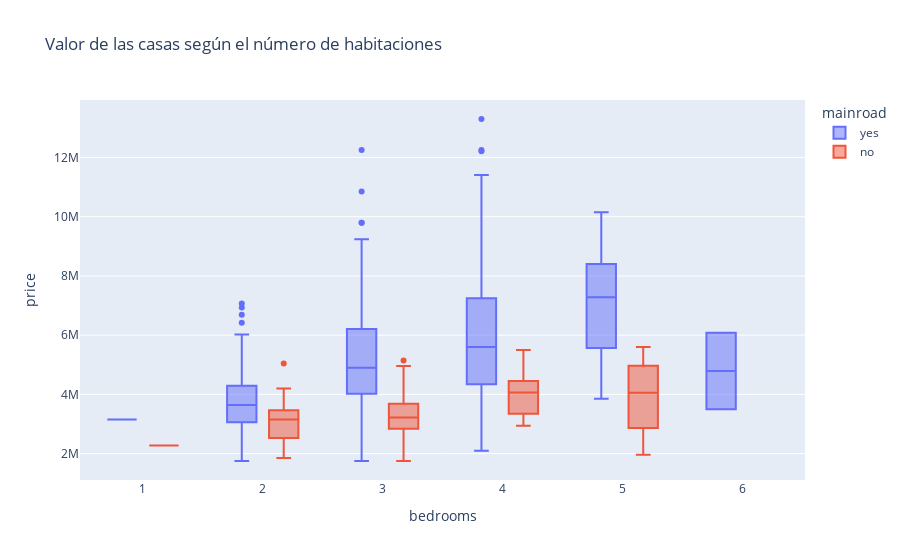

Notebook cell for this chart:
### Code cell
# Vemos el valor de las casas según el número de habitaciones y mainroad
px.box(df, x='bedrooms', y='price', title='Valor de las casas según el número de habitaciones', color="mainroad")

### Figure 1 — Plotly figure (JSON) as saved in the notebook; plotly's stock layout.template omitted (floating-point values rounded to 4 significant figures; data arrays with more than 128 entries replaced by an {"elided": "..."} marker saying what was removed)
{"data": [{"alignmentgroup": "True", "hovertemplate": "mainroad=yes<br>bedrooms=%{x}<br>price=%{y}<extra></extra>", "legendgroup": "yes", "marker": {"color": "#636efa"}, "name": "yes", "notched": false, "offsetgroup": "yes", "orientation": "v", "showlegend": true, "type": "box", "x": {"elided": "468 int values"}, "x0": " ", "xaxis": "x", "y": {"elided": "468 int values"}, "y0": " ", "yaxis": "y"}, {"alignmentgroup": "True", "hovertemplate": "mainroad=no<br>bedrooms=%{x}<br>price=%{y}<extra></extra>", "legendgroup": "no", "marker": {"color": "#EF553B"}, "name": "no", "notched": false, "offsetgroup": "no", "orientation": "v", "showlegend": true, "type": "box", "x": [5, 4, 4, 4, 3, 2, 3, 3, 3, 5, 3, 4, 4, 2, 4, 3, 4, 3, 4, 3, 3, 2, 5, 4, 3, 2, 3, 3, 2, 3, 3, 3, 3, 4, 2, 3, 3, 2, 4, 2, 2, 3, 3, 2, 2, 3, 3, 3, 3, 3, 4, 3, 4, 3, 2, 3, 2, 3, 3, 2, 3, 3, 2, 3, 3, 3, 2, 2, 2, 1, 3, 3, 2, 5, 2, 3, 3], "x0": " ", "xaxis": "x", "y": [5600000, 5495000, 5250000, 5215000, 5145000, 5040000, 4956000, 4900000, 4410000, 4340000, 4270000, 4200000, 4200000, 4200000, 4200000, 4200000, 4060000, 4007500, 3990000, 3990000, 3990000, 3815000, 3773000, 3773000, 3703000, 3675000, 3640000, 3640000, 3570000, 3500000, 3500000, 3500000, 3493000, 3360000, 3360000, 3360000, 3353000, 3290000, 3290000, 3255000, 3255000, 3220000, 3220000, 3150000, 3150000, 3150000, 3115000, 3080000, 3010000, 3010000, 2975000, 2940000, 2940000, 2940000, 2940000, 2940000, 2870000, 2835000, 2835000, 2835000, 2660000, 2660000, 2604000, 2520000, 2520000, 2485000, 2450000, 2408000, 2275000, 2275000, 2240000, 2233000, 2135000, 1960000, 1855000, 1767150, 1750000], "y0": " ", "yaxis": "y"}], "layout": {"boxmode": "group", "legend": {"title": {"text": "mainroad"}, "tracegroupgap": 0}, "title": {"text": "Valor de las casas según el número de habitaciones"}, "xaxis": {"anchor": "y", "domain": [0, 1], "title": {"text": "bedrooms"}}, "yaxis": {"anchor": "x", "domain": [0, 1], "title": {"text": "price"}}}}
